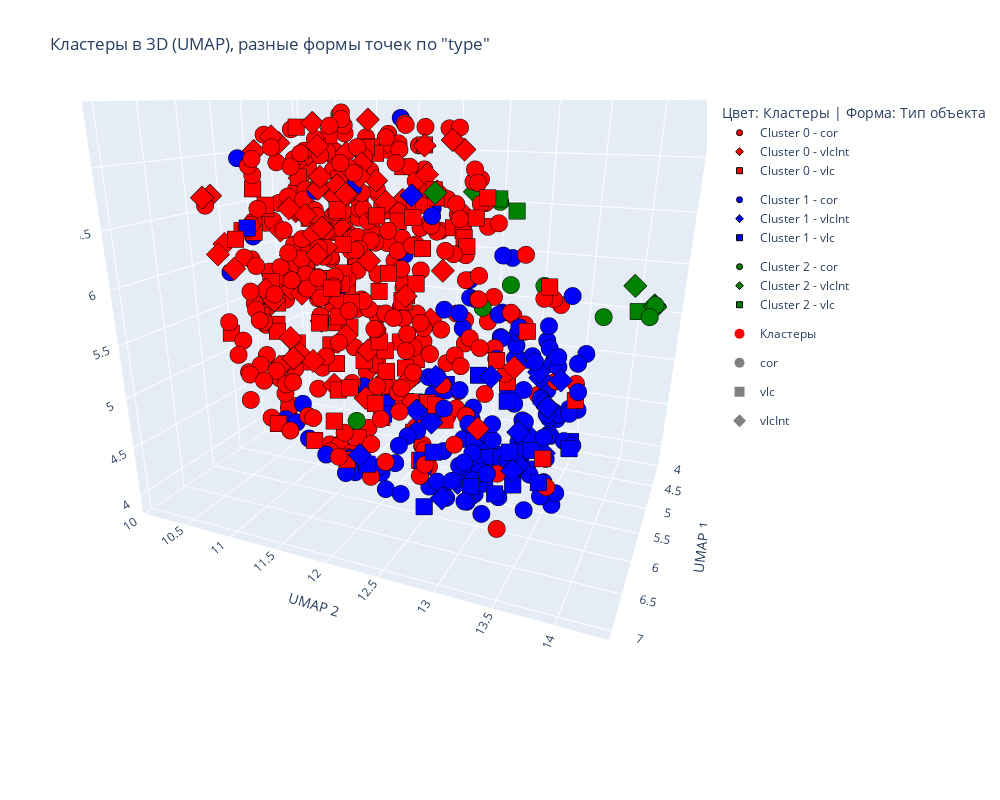

The code cell stored with this chart in its notebook:
### Code cell
import plotly.graph_objects as go

# Понижение размерности до 3D с помощью UMAP
reducer = umap.UMAP(n_components=3, random_state=42)
embedding = reducer.fit_transform(X_scaled)

# Создаем датафрейм для визуализации
data_vis = pd.DataFrame(embedding, columns=['UMAP_x', 'UMAP_y', 'UMAP_z'])
data_vis['Cluster'] = clusters_agg.astype(str)  # Преобразуем кластеры в строки для легенды
data_vis['type'] = final_df.iloc[:, 1].values      # Типы объектов: cor, vlc, vlcInt

# Цвета для кластеров
cluster_colors = {'0': 'red', '1': 'blue', '2': 'green'}

# Символы для типов объектов
symbols = {'cor': 'circle', 'vlc': 'square', 'vlcInt': 'diamond'}

# Создаем фигуру
fig = go.Figure()

# Добавляем точки по группам (кластер + тип)
for cluster in data_vis['Cluster'].unique():
    for obj_type in data_vis['type'].unique():
        subset = data_vis[(data_vis['Cluster'] == cluster) & (data_vis['type'] == obj_type)]
        fig.add_trace(go.Scatter3d(
            x=subset['UMAP_x'],
            y=subset['UMAP_y'],
            z=subset['UMAP_z'],
            mode='markers',
            marker=dict(
                size=6,
                color=cluster_colors[cluster],
                symbol=symbols[obj_type],
                line=dict(width=1, color='black')
            ),
            name=f'Cluster {cluster} - {obj_type}',
            legendgroup=f'Cluster {cluster}',  # Группируем по кластерам
            showlegend=True
        ))

# Настройка легенды: делим на две части
# --- Легенда для кластеров ---
fig.add_trace(go.Scatter3d(
    x=[None], y=[None], z=[None],
    mode='markers',
    marker=dict(size=10, color='red'),
    name='Кластеры'
))

# --- Легенда для форм ---
for obj_type in symbols:
    fig.add_trace(go.Scatter3d(
        x=[None], y=[None], z=[None],
        mode='markers',
        marker=dict(size=10, color='gray', symbol=symbols[obj_type]),
        name=obj_type,
        legendgroup=obj_type,
        showlegend=True
    ))

# Обновляем layout
fig.update_layout(
    title='Кластеры в 3D (UMAP), разные формы точек по "type"',
    scene=dict(
        xaxis_title='UMAP 1',
        yaxis_title='UMAP 2',
        zaxis_title='UMAP 3'
    ),
    legend=dict(title="Цвет: Кластеры | Форма: Тип объекта"),
    width=1000,
    height=800
)

fig.show()

### Figure 1 — Plotly figure (JSON) as saved in the notebook; plotly's stock layout.template omitted (floating-point values rounded to 4 significant figures; data arrays with more than 128 entries replaced by an {"elided": "..."} marker saying what was removed)
{"data": [{"legendgroup": "Cluster 0", "marker": {"color": "red", "line": {"color": "black", "width": 1}, "size": 6, "symbol": "circle"}, "mode": "markers", "name": "Cluster 0 - cor", "showlegend": true, "type": "scatter3d", "x": {"elided": "296 float values"}, "y": {"elided": "296 float values"}, "z": {"elided": "296 float values"}}, {"legendgroup": "Cluster 0", "marker": {"color": "red", "line": {"color": "black", "width": 1}, "size": 6, "symbol": "diamond"}, "mode": "markers", "name": "Cluster 0 - vlcInt", "showlegend": true, "type": "scatter3d", "x": [6.406, 6.617, 6.096, 5.331, 6.232, 4.118, 6.192, 5.907, 6.066, 5.969, 6.459, 6.059, 4.992, 4.769, 6.513, 4.914, 4.382, 6.093, 5.459, 5.626, 6.456, 4.889, 6.951, 6.553, 6.011, 6.186, 5.332, 5.168, 6.39, 4.971, 5.31, 6.845, 6.794, 5.047, 6.277, 6.354, 4.237, 5.393, 5.477, 6.22, 6.823, 4.535, 6.055, 6.32, 6.512, 6.191, 5.213, 4.759, 5.583, 6.569, 5.472, 4.998, 4.018, 6.57, 5.372, 5.31, 5.869, 6.803, 5.835, 6.081, 6.632, 6.439, 5.986, 6.238, 6.315, 4.74, 5.434, 6.636, 6.475, 6.117, 5.019, 6.362, 5.66, 6.505, 5.896, 5.132, 5.842, 5.726, 4.892], "y": [13.36, 13.16, 11.9, 12.17, 11.56, 10.76, 10.32, 11.34, 11.31, 11.9, 10.81, 10.83, 10.63, 10.61, 11.74, 11.09, 11.22, 10.34, 10.47, 12.26, 12.06, 11.46, 11.94, 11.27, 11.99, 11.1, 12.27, 12.46, 11.9, 10.38, 10.78, 11.86, 11.58, 11.65, 12.02, 11.57, 10.73, 11.34, 11.43, 12.68, 11.92, 11.58, 10.95, 12.39, 11.72, 11.95, 12.36, 10.33, 10.9, 10.73, 12.07, 10.46, 11.71, 12.04, 11.26, 11.69, 11.45, 11.77, 11.2, 11.63, 11.52, 11.3, 12.06, 11.71, 11.03, 10.41, 11.32, 12.22, 11.75, 11.14, 10.61, 11.81, 11.1, 10.76, 11.65, 12.45, 10.95, 11.04, 10.77], "z": [5.571, 5.094, 4.955, 6.882, 7.161, 6.536, 6.683, 7.321, 6.012, 7.356, 6.134, 7.089, 6.758, 6.973, 6.951, 6.865, 6.564, 6.69, 5.517, 7.147, 6.962, 6.417, 6.439, 5.921, 6.886, 7.221, 6.74, 7.092, 6.817, 5.559, 5.903, 6.57, 5.518, 7.128, 5.49, 5.977, 6.563, 5.284, 7.054, 6.237, 6.617, 6.536, 5.109, 6.022, 6.859, 7.035, 7.173, 5.904, 5.09, 6.273, 4.947, 5.59, 5.139, 7.023, 5.633, 4.79, 4.934, 6.698, 5.136, 6.749, 6.713, 6.496, 6.715, 6.633, 5.936, 6.383, 6.382, 6.356, 6.396, 5.442, 6.897, 6.876, 6.574, 6.354, 6.743, 6.53, 7.148, 5.767, 5.241]}, {"legendgroup": "Cluster 0", "marker": {"color": "red", "line": {"color": "black", "width": 1}, "size": 6, "symbol": "square"}, "mode": "markers", "name": "Cluster 0 - vlc", "showlegend": true, "type": "scatter3d", "x": [5.72, 5.257, 6.163, 6.307, 5.215, 6.355, 4.842, 5.053, 5.456, 6.332, 5.467, 4.896, 6.782, 5.874, 5.864, 4.935, 5.45, 5.592, 6.487, 5.676, 6.371, 4.462, 4.89, 5.425, 6.343, 5.381, 6.608, 4.759, 4.122, 5.417, 4.718, 6.746, 4.359, 6.248, 5.445, 4.673, 5.303, 5.521, 5.823, 5.07, 5.596, 4.707, 4.567, 5.27, 5.615, 4.88, 4.768, 5.061, 5.467, 6.499, 4.669, 5.322, 5.485, 5.956, 5.215, 5.934, 4.842, 6.762, 5.284, 5.328, 4.602, 5.571, 5.571, 6.12, 5.001, 5.494, 5.905, 5.348, 5.848, 6.409, 4.655, 4.19, 5.988, 6.733, 5.31, 5.461, 5.02, 5.617, 5.937, 4.53, 5.82, 5.363, 4.756, 5.396, 5.308, 5.277, 5.817, 6.166, 6.358, 5.094, 5.023, 5.089, 5.781, 5.761, 6.634, 4.455, 5.417, 4.851, 5.994, 5.911, 5.618, 5.283, 5.602, 5.718, 5.675, 6.044], "y": [10.81, 12.0, 10.99, 11.92, 10.42, 12.22, 11.84, 11.02, 10.55, 13.63, 10.76, 11.45, 11.95, 10.28, 12.82, 11.71, 11.81, 11.43, 12.23, 12.85, 11.11, 11.71, 10.87, 13.37, 12.69, 10.32, 10.96, 12.33, 10.45, 11.1, 10.5, 12.08, 11.0, 10.77, 10.89, 11.09, 11.87, 11.75, 12.33, 11.81, 10.65, 11.0, 11.03, 11.67, 12.99, 11.5, 11.85, 11.03, 11.29, 12.22, 10.55, 12.06, 11.69, 11.87, 11.15, 12.38, 11.7, 11.95, 13.01, 10.42, 11.26, 12.35, 12.33, 11.35, 11.17, 10.86, 11.33, 10.83, 11.16, 11.85, 11.41, 10.8, 11.62, 12.31, 10.25, 10.79, 11.01, 12.33, 12.06, 11.27, 12.24, 11.96, 12.23, 10.94, 12.53, 11.32, 11.91, 11.74, 11.8, 10.78, 10.22, 11.07, 12.7, 13.75, 12.06, 11.59, 12.44, 11.72, 12.79, 11.51, 13.25, 11.95, 12.25, 10.55, 11.45, 11.86], "z": [4.55, 4.619, 5.97, 4.646, 5.481, 5.538, 6.573, 7.174, 5.326, 4.795, 5.978, 5.157, 5.005, 5.311, 6.613, 4.383, 4.99, 5.977, 5.657, 6.753, 4.662, 5.652, 4.976, 5.999, 5.113, 6.676, 6.424, 6.311, 6.064, 7.097, 5.854, 5.315, 6.517, 6.429, 7.263, 6.641, 6.448, 7.062, 6.318, 6.915, 5.301, 5.578, 5.828, 4.388, 5.325, 6.47, 4.906, 4.834, 5.498, 6.68, 6.819, 4.313, 7.113, 7.14, 6.289, 4.336, 5.106, 6.141, 5.005, 6.516, 6.177, 6.717, 6.784, 4.424, 6.636, 4.967, 5.554, 6.806, 5.891, 4.452, 4.504, 6.035, 6.881, 5.209, 6.234, 5.156, 6.24, 4.8, 6.101, 4.671, 6.575, 5.698, 6.331, 6.089, 6.261, 5.343, 5.897, 6.367, 6.682, 6.379, 6.433, 5.308, 6.43, 5.118, 6.005, 5.508, 4.556, 5.563, 6.401, 4.905, 5.633, 4.99, 7.149, 5.489, 5.889, 5.299]}, {"legendgroup": "Cluster 1", "marker": {"color": "blue", "line": {"color": "black", "width": 1}, "size": 6, "symbol": "circle"}, "mode": "markers", "name": "Cluster 1 - cor", "showlegend": true, "type": "scatter3d", "x": {"elided": "141 float values"}, "y": {"elided": "141 float values"}, "z": {"elided": "141 float values"}}, {"legendgroup": "Cluster 1", "marker": {"color": "blue", "line": {"color": "black", "width": 1}, "size": 6, "symbol": "diamond"}, "mode": "markers", "name": "Cluster 1 - vlcInt", "showlegend": true, "type": "scatter3d", "x": [6.418, 6.382, 6.096, 6.442, 6.824, 6.368, 6.687, 6.143, 6.666, 6.416, 6.131, 5.333, 6.299, 5.751, 6.292, 5.763, 6.267, 6.479, 6.08, 6.066, 5.647, 6.085], "y": [13.57, 12.92, 12.96, 13.42, 12.2, 12.46, 12.9, 12.58, 12.81, 13.58, 12.43, 13.3, 13.63, 12.96, 13.6, 13.27, 12.98, 13.2, 13.38, 12.53, 13.5, 13.67], "z": [5.569, 4.438, 4.336, 4.689, 4.758, 6.831, 4.434, 4.85, 5.498, 5.523, 4.936, 4.484, 5.24, 4.663, 5.269, 4.729, 4.45, 5.494, 4.562, 4.851, 4.509, 5.402]}, {"legendgroup": "Cluster 1", "marker": {"color": "blue", "line": {"color": "black", "width": 1}, "size": 6, "symbol": "square"}, "mode": "markers", "name": "Cluster 1 - vlc", "showlegend": true, "type": "scatter3d", "x": [6.321, 6.499, 5.611, 6.291, 6.464, 6.17, 6.409, 6.153, 4.818, 4.739, 6.235, 5.923, 5.295, 4.881, 5.264, 6.331, 6.09, 6.787, 5.586, 5.411, 5.476, 5.826, 5.143, 5.412, 6.362, 6.087, 4.938], "y": [13.4, 12.66, 13.34, 13.23, 12.72, 13.43, 13.63, 12.11, 11.76, 12.19, 13.33, 13.44, 13.27, 11.77, 13.02, 10.89, 12.47, 12.25, 12.8, 13.68, 12.83, 13.75, 12.8, 11.26, 13.04, 13.22, 12.61], "z": [4.491, 4.198, 4.296, 4.354, 4.729, 5.567, 4.61, 4.852, 4.417, 4.662, 4.75, 4.649, 4.379, 4.41, 4.801, 6.471, 4.426, 4.665, 4.513, 4.562, 4.431, 4.686, 4.108, 5.8, 4.416, 4.612, 4.898]}, {"legendgroup": "Cluster 2", "marker": {"color": "green", "line": {"color": "black", "width": 1}, "size": 6, "symbol": "circle"}, "mode": "markers", "name": "Cluster 2 - cor", "showlegend": true, "type": "scatter3d", "x": [6.821, 5.571, 5.65, 5.024, 4.971, 5.4, 4.512, 4.423], "y": [12.18, 14.28, 14.25, 12.92, 13.22, 13.86, 12.49, 12.59], "z": [5.066, 5.97, 5.888, 5.882, 5.893, 5.777, 5.487, 6.559]}, {"legendgroup": "Cluster 2", "marker": {"color": "green", "line": {"color": "black", "width": 1}, "size": 6, "symbol": "diamond"}, "mode": "markers", "name": "Cluster 2 - vlcInt", "showlegend": true, "type": "scatter3d", "x": [4.469, 6.378, 5.558, 5.566, 5.603], "y": [12.34, 12.66, 14.27, 14.28, 14.11], "z": [6.648, 6.86, 5.965, 5.956, 6.12]}, {"legendgroup": "Cluster 2", "marker": {"color": "green", "line": {"color": "black", "width": 1}, "size": 6, "symbol": "square"}, "mode": "markers", "name": "Cluster 2 - vlc", "showlegend": true, "type": "scatter3d", "x": [4.428, 4.415, 5.458], "y": [12.59, 12.77, 14.14], "z": [6.587, 6.478, 5.874]}, {"marker": {"color": "red", "size": 10}, "mode": "markers", "name": "Кластеры", "type": "scatter3d", "x": [null], "y": [null], "z": [null]}, {"legendgroup": "cor", "marker": {"color": "gray", "size": 10, "symbol": "circle"}, "mode": "markers", "name": "cor", "showlegend": true, "type": "scatter3d", "x": [null], "y": [null], "z": [null]}, {"legendgroup": "vlc", "marker": {"color": "gray", "size": 10, "symbol": "square"}, "mode": "markers", "name": "vlc", "showlegend": true, "type": "scatter3d", "x": [null], "y": [null], "z": [null]}, {"legendgroup": "vlcInt", "marker": {"color": "gray", "size": 10, "symbol": "diamond"}, "mode": "markers", "name": "vlcInt", "showlegend": true, "type": "scatter3d", "x": [null], "y": [null], "z": [null]}], "layout": {"height": 800, "legend": {"title": {"text": "Цвет: Кластеры | Форма: Тип объекта"}}, "scene": {"aspectmode": "auto", "aspectratio": {"x": 0.8524, "y": 1.186, "z": 0.9893}, "camera": {"center": {"x": 0.1007, "y": -0.0271, "z": -0.23}, "eye": {"x": 1.694, "y": 0.6944, "z": 0.5111}, "projection": {"type": "perspective"}, "up": {"x": 0, "y": 0, "z": 1}}, "xaxis": {"title": {"text": "UMAP 1"}, "type": "linear"}, "yaxis": {"title": {"text": "UMAP 2"}, "type": "linear"}, "zaxis": {"title": {"text": "UMAP 3"}, "type": "linear"}}, "title": {"text": "Кластеры в 3D (UMAP), разные формы точек по \"type\""}, "width": 1000}}
